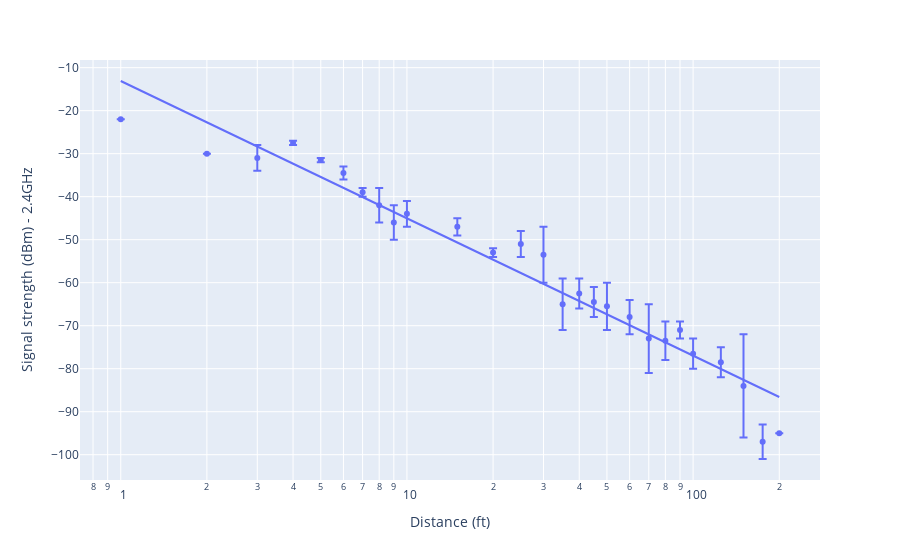

The cell this chart's notebook holds for it:
### Code cell
fig = plotly.express.scatter(merged_with_error, x='Distance (ft)', y='Signal strength (dBm) - 2.4GHz', error_y=merged_with_error.columns[2], log_x=True,
                            trendline="ols", trendline_options=dict(log_x=True),
                            )
fig.show()

### Figure 1 — Plotly figure (JSON) as saved in the notebook; plotly's stock layout.template omitted (floating-point values rounded to 4 significant figures)
{"data": [{"error_y": {"array": [0, 0, 3, 0.5, 0.5, 1.5, 1, 4, 4, 3, 2, 1, 3, 6.5, 6, 3.5, 3.5, 5.5, 4, 8, 4.5, 2, 3.5, 3.5, 12, 4, 0]}, "hovertemplate": "Distance (ft)=%{x}<br>Signal strength (dBm) - 2.4GHz=%{y}<extra></extra>", "legendgroup": "", "marker": {"color": "#636efa", "symbol": "circle"}, "mode": "markers", "name": "", "orientation": "v", "showlegend": false, "type": "scatter", "x": [1, 2, 3, 4, 5, 6, 7, 8, 9, 10, 15, 20, 25, 30, 35, 40, 45, 50, 60, 70, 80, 90, 100, 125, 150, 175, 200], "xaxis": "x", "y": [-22, -30, -31, -27.5, -31.5, -34.5, -39, -42, -46, -44, -47, -53, -51, -53.5, -65, -62.5, -64.5, -65.5, -68, -73, -73.5, -71, -76.5, -78.5, -84, -97, -95], "yaxis": "y"}, {"hovertemplate": "<b>OLS trendline</b><br>Signal strength (dBm) - 2.4GHz = -31.9342 * log10(Distance (ft)) + -13.1024<br>R<sup>2</sup>=0.949569<br><br>Distance (ft)=%{x}<br>Signal strength (dBm) - 2.4GHz=%{y} <b>(trend)</b><extra></extra>", "legendgroup": "", "marker": {"color": "#636efa", "symbol": "circle"}, "mode": "lines", "name": "", "showlegend": false, "type": "scatter", "x": [1, 2, 3, 4, 5, 6, 7, 8, 9, 10, 15, 20, 25, 30, 35, 40, 45, 50, 60, 70, 80, 90, 100, 125, 150, 175, 200], "xaxis": "x", "y": [-13.1, -22.72, -28.34, -32.33, -35.42, -37.95, -40.09, -41.94, -43.58, -45.04, -50.66, -54.65, -57.74, -60.27, -62.41, -64.26, -65.9, -67.36, -69.89, -72.02, -73.88, -75.51, -76.97, -80.07, -82.59, -84.73, -86.58], "yaxis": "y"}], "layout": {"legend": {"tracegroupgap": 0}, "margin": {"t": 60}, "xaxis": {"anchor": "y", "domain": [0, 1], "title": {"text": "Distance (ft)"}, "type": "log"}, "yaxis": {"anchor": "x", "domain": [0, 1], "title": {"text": "Signal strength (dBm) - 2.4GHz"}}}}
